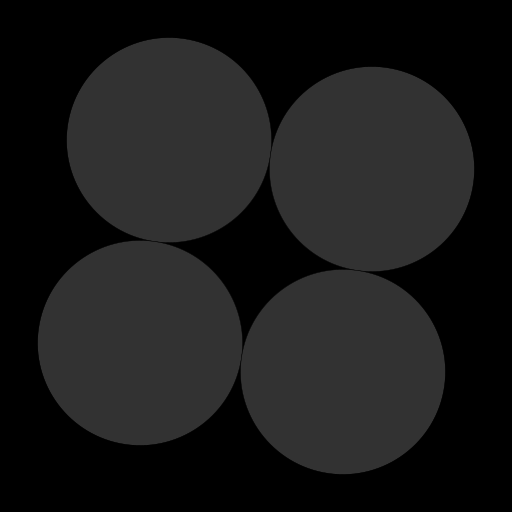
Frame 1 (no input)
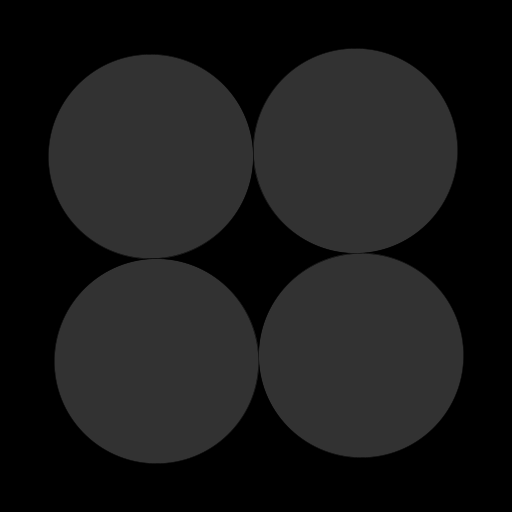
Frame 60 (the mouse pressed at the canvas centre just before this capture)
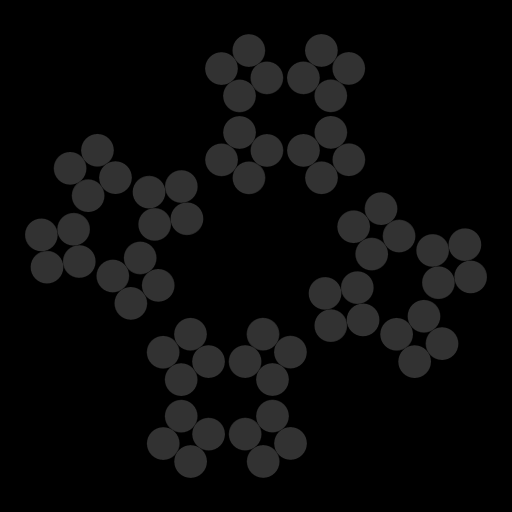
Frame 120 (the mouse held since frame 60 and released just before this capture)

The Processing sketch that drew these frames (run headless with seeded random() and noise(); from frame 60 on, the mouse is pressed at the canvas centre):

// Processing sketch: task1
// ── task1.pde
void setup() {
  size(512, 512);
  fill(50);
  frameRate(60);
}

void draw() {
  background(0);

  translate(width / 2, height / 2);
  int recursionDepth = (int)map(mouseX, 0, width, 1, 6);
  drawFractal(recursionDepth);
}


void drawFractal(int recursionDepth) {
  if (0 == recursionDepth) {
    circle(0, 0, width);
  } else {
    --recursionDepth;
    rotate(0.001 * millis());
    scale(0.4);

    for (float sX = -1; sX < 2; sX += 2) {
      for (float sY = -1; sY < 2; sY += 2) {

        pushMatrix();

        scale(sX, sY);
        translate(width / 2, height / 2);

        drawFractal(recursionDepth);

        popMatrix();
      }
    }
  }
}
